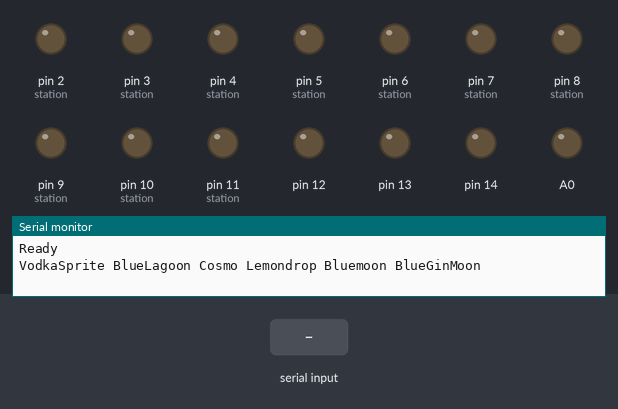
Simulated run of this sketch. Board: Arduino Mega 2560, built with avr-gcc and run on an emulated ATmega2560. On the bench: output pins drawn as LEDs (lit = HIGH), the last lines printed to the serial monitor. Inputs (shaded band) come from the test bench.

Above: at 1.2 s.
1.3 s: "start\n" received over Serial
At 5.2 s:
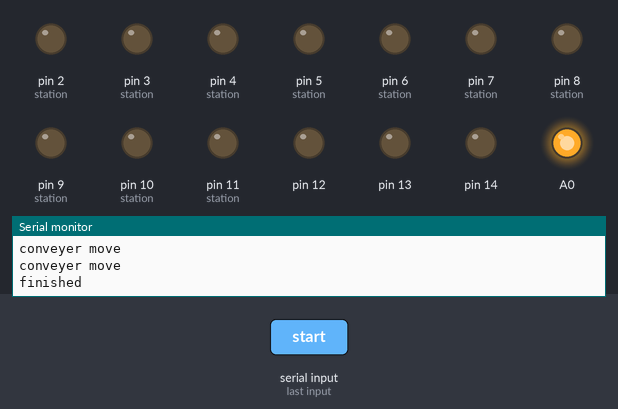
Timing chart, 0 to 9.3 s (numbered marks = the images above; inputs shaded):
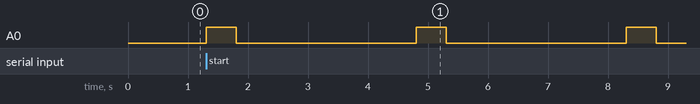

Measured:
- after the input at 1.3 s, A0: alternates HIGH for 0.50 s and LOW for 3.0 s, starting at once

The sketch:

main.ino
```cpp
#include "recipe.h"
int conveyer[stationno*2];//5max: staion(5)+conveyer(5) for now
void start();
void set();
void cmove();

void setup() {
  Serial.begin(115200); //115200 //9600
  Serial.println("Ready");
  for(int i=0;i<sizeof(conveyer)/sizeof(conveyer[0]);i++){conveyer[i]=0;}
  for (int i=1;i<40;i++){pinMode(i, OUTPUT);}
  pinMode(A0,OUTPUT);
}
int manuflag=1;
bool singleflag=0;

void loop() {

  if (manuflag){for(int i=1;i<sizeof(manu)/sizeof(manu[0]);i++){Serial.print(manu[i]);Serial.print(" ");}Serial.println('\n');manuflag=0;}
  if(Serial.available() > 0){

      String order = Serial.readStringUntil('\n');//' instead of "
      int findflag=0;
      for (int i=0; i<sizeof(manu)/sizeof(manu[0]);i++)
      {
        if (manu[i]==order){
          findflag=1;
          for(int i=stationno;i>1;i--){conveyer[i-1]=conveyer[i-2];}
          conveyer[0]=i;
         for(int i=0;i<sizeof(conveyer)/sizeof(conveyer[0]);i++){Serial.print(manu[conveyer[i]]);Serial.print(" ");}  Serial.println();
         if(singleflag==1){start();manuflag=1;}

        }
      }

      if (order=="start"){start();findflag=1;manuflag=1;}
      if (order=="single"){Serial.println("single mode");singleflag=1;manuflag=1;findflag=1;}
      if (order=="complex"){Serial.println("complex mode");singleflag=0;manuflag=1;findflag=1;}
      if (order=="set"){set();findflag=1;manuflag=1;findflag=1;}
      if (findflag==0){Serial.println("recipe not found");manuflag=1;}
      }
}
//need add protection prevent more than 10 relay open
void start(){
    int startpoint=0;
    cmove();

    Serial.println("conveyer move");  //delay(2000); //wait until finish movement
    for (int i=0;i<stationno*2;i++){if(conveyer[i]==0){startpoint=i;break;}}

    //for(int repeat=0;repeat<(stationno+startpoint);repeat++){
    for(int repeat=0;repeat<(stationno);repeat++){
      for(int z=stationno*2;z>1;z--){conveyer[z-1]=conveyer[z-2];}
      conveyer[0]=0;
        unsigned long volume[bottle];
        memset(volume,0,sizeof(volume));
    for (int i=startpoint;i<(stationno+startpoint);i++){
      for (int l=0;l<stationno;l++){        //l search each staion
        for (int k=0;k<relayperstation;k++){  //k search pin in station
          for (int j=0;j<20;j+=2){     // order in converyer search pin number
            for (int m=0;m<relayperstation;m++){
     if (conveyer[i]!=0 and manurecipe[conveyer[i]][j]==station[l][k] and station[l][k]==station[i-startpoint][m]){
       volume[k+2]=manurecipe[conveyer[i]][j+1];
      }

    }}}}}

//protective counter:prevent total pump rating >converter rating

    int counter=0;
    int split[bottle/pcounter+2];
    memset(split,0,sizeof(split));
    int j=1;
    for(int i=0;i<bottle;i++){if(volume[i]!=0){counter++;}
     if (counter==10){split[j]=i;counter=0;j++;}
     if (i==bottle-1){split[j]=i;}
    }


    for (int z=0;z<sizeof(split)/sizeof(split[0])-1;z++){


      if(split[z+1]!=0){
      //convert volume to time
    for (int i=split[z];i<split[z+1];i++){if (volume[i]!=0){volume[i]=volume[i]*period+millis();digitalWrite(i,HIGH);}}
      //relay switch here


  for(int j=split[z];j<split[z+1];j++){
    bool flag=0;
    if(millis() > volume[j]){
      digitalWrite(j, LOW);
      volume[j]=0;  }
    for(int k=split[z];k<split[z+1];k++){if (volume[k] !=0){flag=1;}}
    if (flag==0){Serial.println("finished");break;}
    if (j==(split[z+1]-1)){j=0;}

  }
    }}
  delay(1000);
    cmove();


// for (int q=0; q<bottle;q++){Serial.print(volume[q]);Serial.print(" ");}Serial.println(" ");

  }memset(conveyer,0,sizeof(conveyer));

}

void set(){
  bool flag=1;

while(1){
  if (flag){Serial.println("Number for individual bottle.");Serial.println( "a for station 0, b for station 1,etc.");Serial.println("end to escape");Serial.println();
  flag=0;}
 if(Serial.available() > 0){
      String command=Serial.readStringUntil('\n');

      if(command=="end"){Serial.println("Returned to main manu");break;}
      else if(isDigit(command[0])){
        bool checkflag=0;
        for (int i=0;i<sizeof(command)/sizeof(command[0]);i++){
          if(!(isDigit(command[i])||command[i]=='\0')){checkflag=1;}}
        if(checkflag==0){
          for (int j=0;j<stationno;j++){
            for(int k=0;k<relayperstation;k++){
              if(command.toInt()==station[j][k]){
                digitalWrite(station[j][k],HIGH);
                unsigned long time_now=0;
                time_now = millis();
                while(1){
                if(millis() > time_now+period*settime){
                digitalWrite(station[j][k], LOW);break;}}
                Serial.println(station[j][k]);j=stationno;checkflag=0;break; //change serial to function
              }else{checkflag=1;}}}}
        if(checkflag==1){Serial.println("Invalid Input!");Serial.println();flag=1;}
        }
     else if(command=="a"||"b"||"c"||"d"||"e"){//relayperstaion should less than converter rating   //may add new command in the future for extra station
        int setstation=9999;
        if (command=="a"){setstation=0;
        }else if (command=="b"){setstation=1;
        }else if (command=="c"){setstation=2;
        }else if (command=="d"){setstation=3;
        }else if (command=="e"){setstation=4;
        }else{Serial.println("Invalid Input!");Serial.println();flag=1;}
          if(setstation!=9999){
          for (int z=0;z<relayperstation;z++){
            digitalWrite(station[setstation][z],HIGH);}
            unsigned long time_now=0;
            time_now=millis();
          while(1){
              if(millis() > time_now+period*settime){
                 for (int z=0;z<relayperstation;z++){
                  digitalWrite(station[setstation][z],LOW);} Serial.print("finished set up station ");Serial.println(setstation); break;    }        }

        }
        }


      else{Serial.println("Invalid Input!");Serial.println();flag=1;}
 }
}
}

void cmove(){
    digitalWrite(A0,HIGH);
    delay(500);
    digitalWrite(A0,LOW);
    Serial.println("conveyer move");  //delay(2000); //wait until finish movement
    delay(2000);
}
```

recipe.h
```cpp
#include <Arduino.h>
int period = 35;    //30ml=1050 1ml=35  //35*40=37 1:1 37.8
int pcounter = 10;  //protective counter
int settime = 40;
const int stationno = 5;
//const int relayperstation=6;
const int relayperstation = 2;
int bottle = 50;
//source  pinNumber do not use pin0 start from pin2
int Vodka = 2;
int Cointreau = 3;
int CranberryJuice = 4;
int Sprite = 5;
int LemonJuice = 6;
int SugarWater = 7;
int BlueCur = 8;
int Gin = 9;

//manuM
String manu[] = { "0", "VodkaSprite", "BlueLagoon", "Cosmo", "Lemondrop", "Bluemoon", "BlueGinMoon" };  //last 2 need to test on mega
int manurecipe[][20] = {
  //recipe {name,volume,name,volume}
  { 0 },
  //{Vodka,15,Cointreau,30},   //"VodkaSprite" //2+3 sta 0+0
  { Vodka, 20, Cointreau, 35, 5, 35 },  //"BlueLagoon"  //2+8 sta 0+1
  { Vodka, 15, Cointreau, 30 },         //"Cosmo"
  { Vodka, 15, Cointreau, 30 },         //"Lemondrop"
  { Vodka, 15, Cointreau, 30 },         //"BlueMoon"
  { Vodka, 15, Cointreau, 30 }          //"BlueGinMoon"
};


//station
int station[stationno][relayperstation] = {
  /**
  {Vodka, Cointreau,4,5,6,7},     //2,3 //drink at station 0
  {8,9,10,11,12,13},                    //drink at station 1 //13should deplug before upload
  {14,15,16,17,18,19},                  //drink at station 2
  {20,21,22,23,24,25},                  //drink at station 3
  {26,27,28,29,30,31}                   //drink at station 4
**/

  { Vodka, Cointreau },  //2,3 //drink at station 0
  { 4, 5 },              //drink at station 1 //13should deplug before upload
  { 6, 7 },              //drink at station 2
  { 8, 9 },              //drink at station 3
  { 10, 11 }             //drink at station 4

};
```
